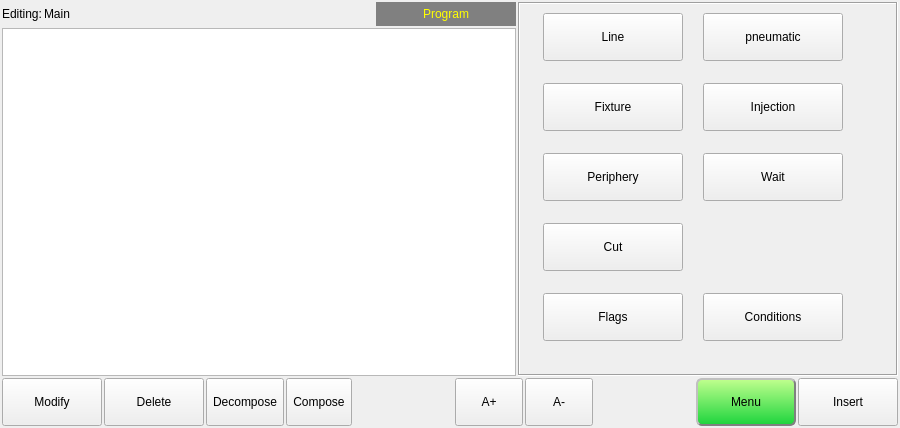
<?xml version="1.0" encoding="UTF-8"?>
<ui version="4.0">
 <class>ICHCInstructionPageFrame</class>
 <widget class="QFrame" name="ICHCInstructionPageFrame">
  <property name="geometry">
   <rect>
    <x>0</x>
    <y>0</y>
    <width>900</width>
    <height>428</height>
   </rect>
  </property>
  <property name="windowTitle">
   <string>Frame</string>
  </property>
  <property name="frameShape">
   <enum>QFrame::NoFrame</enum>
  </property>
  <property name="frameShadow">
   <enum>QFrame::Plain</enum>
  </property>
  <layout class="QVBoxLayout" name="verticalLayout_2">
   <property name="spacing">
    <number>2</number>
   </property>
   <property name="margin">
    <number>2</number>
   </property>
   <item>
    <layout class="QHBoxLayout" name="horizontalLayout_3">
     <item>
      <layout class="QVBoxLayout" name="verticalLayout">
       <property name="spacing">
        <number>2</number>
       </property>
       <item>
        <layout class="QHBoxLayout" name="horizontalLayout_2">
         <item>
          <widget class="QLabel" name="programLabel_2">
           <property name="text">
            <string>Editing:</string>
           </property>
          </widget>
         </item>
         <item>
          <widget class="QLabel" name="programLabel">
           <property name="text">
            <string>Main</string>
           </property>
          </widget>
         </item>
         <item>
          <spacer name="horizontalSpacer_2">
           <property name="orientation">
            <enum>Qt::Horizontal</enum>
           </property>
           <property name="sizeHint" stdset="0">
            <size>
             <width>40</width>
             <height>20</height>
            </size>
           </property>
          </spacer>
         </item>
         <item>
          <widget class="QPushButton" name="programButton">
           <property name="sizePolicy">
            <sizepolicy hsizetype="Preferred" vsizetype="Preferred">
             <horstretch>0</horstretch>
             <verstretch>0</verstretch>
            </sizepolicy>
           </property>
           <property name="minimumSize">
            <size>
             <width>140</width>
             <height>24</height>
            </size>
           </property>
           <property name="maximumSize">
            <size>
             <width>140</width>
             <height>24</height>
            </size>
           </property>
           <property name="styleSheet">
            <string notr="true">background-color: gray;
color:rgb(255, 255, 0);
border-color: none;
border-style: outset;
border-width: 0px;
border-radius: 0px;</string>
           </property>
           <property name="text">
            <string>Program</string>
           </property>
           <property name="icon">
            <iconset resource="../resource.qrc">
             <normaloff>:/resource/editor.png</normaloff>:/resource/editor.png</iconset>
           </property>
           <property name="iconSize">
            <size>
             <width>32</width>
             <height>32</height>
            </size>
           </property>
           <property name="flat">
            <bool>true</bool>
           </property>
          </widget>
         </item>
        </layout>
       </item>
       <item>
        <widget class="QListWidget" name="moldContentListWidget">
         <property name="minimumSize">
          <size>
           <width>300</width>
           <height>0</height>
          </size>
         </property>
         <property name="horizontalScrollBarPolicy">
          <enum>Qt::ScrollBarAlwaysOff</enum>
         </property>
         <property name="editTriggers">
          <set>QAbstractItemView::NoEditTriggers</set>
         </property>
         <property name="showDropIndicator" stdset="0">
          <bool>false</bool>
         </property>
         <property name="alternatingRowColors">
          <bool>true</bool>
         </property>
         <property name="selectionMode">
          <enum>QAbstractItemView::SingleSelection</enum>
         </property>
         <property name="selectionBehavior">
          <enum>QAbstractItemView::SelectRows</enum>
         </property>
         <property name="spacing">
          <number>1</number>
         </property>
         <property name="selectionRectVisible">
          <bool>false</bool>
         </property>
        </widget>
       </item>
      </layout>
     </item>
     <item>
      <widget class="QStackedWidget" name="settingStackedWidget">
       <property name="sizePolicy">
        <sizepolicy hsizetype="Preferred" vsizetype="Expanding">
         <horstretch>0</horstretch>
         <verstretch>0</verstretch>
        </sizepolicy>
       </property>
       <property name="minimumSize">
        <size>
         <width>300</width>
         <height>0</height>
        </size>
       </property>
       <property name="maximumSize">
        <size>
         <width>380</width>
         <height>16777215</height>
        </size>
       </property>
       <property name="frameShape">
        <enum>QFrame::Box</enum>
       </property>
       <property name="frameShadow">
        <enum>QFrame::Sunken</enum>
       </property>
       <widget class="QWidget" name="actionSelectPage">
        <layout class="QFormLayout" name="formLayout">
         <property name="fieldGrowthPolicy">
          <enum>QFormLayout::AllNonFixedFieldsGrow</enum>
         </property>
         <property name="horizontalSpacing">
          <number>20</number>
         </property>
         <property name="verticalSpacing">
          <number>22</number>
         </property>
         <property name="leftMargin">
          <number>23</number>
         </property>
         <item row="1" column="0">
          <widget class="QToolButton" name="lineButton">
           <property name="sizePolicy">
            <sizepolicy hsizetype="Preferred" vsizetype="Preferred">
             <horstretch>0</horstretch>
             <verstretch>0</verstretch>
            </sizepolicy>
           </property>
           <property name="minimumSize">
            <size>
             <width>140</width>
             <height>48</height>
            </size>
           </property>
           <property name="maximumSize">
            <size>
             <width>140</width>
             <height>48</height>
            </size>
           </property>
           <property name="text">
            <string>Line</string>
           </property>
           <property name="icon">
            <iconset resource="../resource.qrc">
             <normaloff>:/resource/Linear(32).png</normaloff>:/resource/Linear(32).png</iconset>
           </property>
           <property name="iconSize">
            <size>
             <width>32</width>
             <height>32</height>
            </size>
           </property>
           <property name="toolButtonStyle">
            <enum>Qt::ToolButtonTextBesideIcon</enum>
           </property>
          </widget>
         </item>
         <item row="1" column="1">
          <widget class="QToolButton" name="pneumaticButton">
           <property name="sizePolicy">
            <sizepolicy hsizetype="Preferred" vsizetype="Preferred">
             <horstretch>0</horstretch>
             <verstretch>0</verstretch>
            </sizepolicy>
           </property>
           <property name="minimumSize">
            <size>
             <width>140</width>
             <height>48</height>
            </size>
           </property>
           <property name="maximumSize">
            <size>
             <width>140</width>
             <height>48</height>
            </size>
           </property>
           <property name="text">
            <string>pneumatic</string>
           </property>
           <property name="icon">
            <iconset resource="../resource.qrc">
             <normaloff>:/resource/CommonIO(32).png</normaloff>:/resource/CommonIO(32).png</iconset>
           </property>
           <property name="iconSize">
            <size>
             <width>32</width>
             <height>32</height>
            </size>
           </property>
           <property name="toolButtonStyle">
            <enum>Qt::ToolButtonTextBesideIcon</enum>
           </property>
          </widget>
         </item>
         <item row="2" column="0">
          <widget class="QToolButton" name="fixtureButton">
           <property name="sizePolicy">
            <sizepolicy hsizetype="Preferred" vsizetype="Preferred">
             <horstretch>0</horstretch>
             <verstretch>0</verstretch>
            </sizepolicy>
           </property>
           <property name="minimumSize">
            <size>
             <width>140</width>
             <height>48</height>
            </size>
           </property>
           <property name="maximumSize">
            <size>
             <width>140</width>
             <height>48</height>
            </size>
           </property>
           <property name="text">
            <string>Fixture</string>
           </property>
           <property name="icon">
            <iconset resource="../resource.qrc">
             <normaloff>:/resource/fixture(32).png</normaloff>:/resource/fixture(32).png</iconset>
           </property>
           <property name="iconSize">
            <size>
             <width>32</width>
             <height>32</height>
            </size>
           </property>
           <property name="toolButtonStyle">
            <enum>Qt::ToolButtonTextBesideIcon</enum>
           </property>
          </widget>
         </item>
         <item row="2" column="1">
          <widget class="QToolButton" name="injectionButton">
           <property name="sizePolicy">
            <sizepolicy hsizetype="Preferred" vsizetype="Preferred">
             <horstretch>0</horstretch>
             <verstretch>0</verstretch>
            </sizepolicy>
           </property>
           <property name="minimumSize">
            <size>
             <width>140</width>
             <height>48</height>
            </size>
           </property>
           <property name="maximumSize">
            <size>
             <width>140</width>
             <height>48</height>
            </size>
           </property>
           <property name="text">
            <string>Injection</string>
           </property>
           <property name="icon">
            <iconset resource="../resource.qrc">
             <normaloff>:/resource/forming-machine(32).png</normaloff>:/resource/forming-machine(32).png</iconset>
           </property>
           <property name="iconSize">
            <size>
             <width>32</width>
             <height>32</height>
            </size>
           </property>
           <property name="toolButtonStyle">
            <enum>Qt::ToolButtonTextBesideIcon</enum>
           </property>
          </widget>
         </item>
         <item row="3" column="0">
          <widget class="QToolButton" name="peripheryButton">
           <property name="sizePolicy">
            <sizepolicy hsizetype="Preferred" vsizetype="Preferred">
             <horstretch>0</horstretch>
             <verstretch>0</verstretch>
            </sizepolicy>
           </property>
           <property name="minimumSize">
            <size>
             <width>140</width>
             <height>48</height>
            </size>
           </property>
           <property name="maximumSize">
            <size>
             <width>140</width>
             <height>48</height>
            </size>
           </property>
           <property name="text">
            <string>Periphery</string>
           </property>
           <property name="icon">
            <iconset resource="../resource.qrc">
             <normaloff>:/resource/Conveyor_Belt(32).png</normaloff>:/resource/Conveyor_Belt(32).png</iconset>
           </property>
           <property name="iconSize">
            <size>
             <width>32</width>
             <height>32</height>
            </size>
           </property>
           <property name="toolButtonStyle">
            <enum>Qt::ToolButtonTextBesideIcon</enum>
           </property>
          </widget>
         </item>
         <item row="3" column="1">
          <widget class="QToolButton" name="waitToolButton">
           <property name="sizePolicy">
            <sizepolicy hsizetype="Preferred" vsizetype="Preferred">
             <horstretch>0</horstretch>
             <verstretch>0</verstretch>
            </sizepolicy>
           </property>
           <property name="minimumSize">
            <size>
             <width>140</width>
             <height>48</height>
            </size>
           </property>
           <property name="maximumSize">
            <size>
             <width>140</width>
             <height>48</height>
            </size>
           </property>
           <property name="text">
            <string>Wait</string>
           </property>
           <property name="icon">
            <iconset resource="../resource.qrc">
             <normaloff>:/resource/wait(32).png</normaloff>:/resource/wait(32).png</iconset>
           </property>
           <property name="iconSize">
            <size>
             <width>32</width>
             <height>32</height>
            </size>
           </property>
           <property name="toolButtonStyle">
            <enum>Qt::ToolButtonTextBesideIcon</enum>
           </property>
          </widget>
         </item>
         <item row="4" column="0">
          <widget class="QToolButton" name="cutButton">
           <property name="sizePolicy">
            <sizepolicy hsizetype="Preferred" vsizetype="Preferred">
             <horstretch>0</horstretch>
             <verstretch>0</verstretch>
            </sizepolicy>
           </property>
           <property name="minimumSize">
            <size>
             <width>140</width>
             <height>48</height>
            </size>
           </property>
           <property name="maximumSize">
            <size>
             <width>140</width>
             <height>48</height>
            </size>
           </property>
           <property name="text">
            <string>Cut</string>
           </property>
           <property name="icon">
            <iconset resource="../resource.qrc">
             <normaloff>:/resource/Conveyor_Belt(32).png</normaloff>:/resource/Conveyor_Belt(32).png</iconset>
           </property>
           <property name="iconSize">
            <size>
             <width>32</width>
             <height>32</height>
            </size>
           </property>
           <property name="toolButtonStyle">
            <enum>Qt::ToolButtonTextBesideIcon</enum>
           </property>
          </widget>
         </item>
         <item row="5" column="0">
          <widget class="QToolButton" name="flagsButton">
           <property name="sizePolicy">
            <sizepolicy hsizetype="Preferred" vsizetype="Preferred">
             <horstretch>0</horstretch>
             <verstretch>0</verstretch>
            </sizepolicy>
           </property>
           <property name="minimumSize">
            <size>
             <width>140</width>
             <height>48</height>
            </size>
           </property>
           <property name="maximumSize">
            <size>
             <width>140</width>
             <height>48</height>
            </size>
           </property>
           <property name="text">
            <string>Flags</string>
           </property>
           <property name="icon">
            <iconset resource="../resource.qrc">
             <normaloff>:/resource/macro(32).png</normaloff>:/resource/macro(32).png</iconset>
           </property>
           <property name="iconSize">
            <size>
             <width>32</width>
             <height>32</height>
            </size>
           </property>
           <property name="toolButtonStyle">
            <enum>Qt::ToolButtonTextBesideIcon</enum>
           </property>
          </widget>
         </item>
         <item row="5" column="1">
          <widget class="QToolButton" name="conditionsToolButton">
           <property name="sizePolicy">
            <sizepolicy hsizetype="Preferred" vsizetype="Preferred">
             <horstretch>0</horstretch>
             <verstretch>0</verstretch>
            </sizepolicy>
           </property>
           <property name="minimumSize">
            <size>
             <width>140</width>
             <height>48</height>
            </size>
           </property>
           <property name="maximumSize">
            <size>
             <width>140</width>
             <height>48</height>
            </size>
           </property>
           <property name="text">
            <string>Conditions</string>
           </property>
           <property name="icon">
            <iconset resource="../resource.qrc">
             <normaloff>:/resource/jump(32).png</normaloff>:/resource/jump(32).png</iconset>
           </property>
           <property name="iconSize">
            <size>
             <width>32</width>
             <height>32</height>
            </size>
           </property>
           <property name="toolButtonStyle">
            <enum>Qt::ToolButtonTextBesideIcon</enum>
           </property>
          </widget>
         </item>
        </layout>
       </widget>
      </widget>
     </item>
    </layout>
   </item>
   <item>
    <layout class="QHBoxLayout" name="horizontalLayout">
     <item>
      <widget class="QToolButton" name="modifyToolButton">
       <property name="sizePolicy">
        <sizepolicy hsizetype="Preferred" vsizetype="Preferred">
         <horstretch>0</horstretch>
         <verstretch>0</verstretch>
        </sizepolicy>
       </property>
       <property name="minimumSize">
        <size>
         <width>100</width>
         <height>48</height>
        </size>
       </property>
       <property name="maximumSize">
        <size>
         <width>100</width>
         <height>48</height>
        </size>
       </property>
       <property name="text">
        <string>Modify</string>
       </property>
       <property name="icon">
        <iconset resource="../resource.qrc">
         <normaloff>:/resource/modify.png</normaloff>:/resource/modify.png</iconset>
       </property>
       <property name="iconSize">
        <size>
         <width>32</width>
         <height>32</height>
        </size>
       </property>
       <property name="toolButtonStyle">
        <enum>Qt::ToolButtonTextBesideIcon</enum>
       </property>
      </widget>
     </item>
     <item>
      <widget class="QToolButton" name="deleteToolButton">
       <property name="sizePolicy">
        <sizepolicy hsizetype="Preferred" vsizetype="Preferred">
         <horstretch>0</horstretch>
         <verstretch>0</verstretch>
        </sizepolicy>
       </property>
       <property name="minimumSize">
        <size>
         <width>100</width>
         <height>48</height>
        </size>
       </property>
       <property name="maximumSize">
        <size>
         <width>100</width>
         <height>48</height>
        </size>
       </property>
       <property name="text">
        <string>Delete</string>
       </property>
       <property name="icon">
        <iconset resource="../resource.qrc">
         <normaloff>:/resource/Delete-icon(32).png</normaloff>:/resource/Delete-icon(32).png</iconset>
       </property>
       <property name="iconSize">
        <size>
         <width>32</width>
         <height>32</height>
        </size>
       </property>
       <property name="toolButtonStyle">
        <enum>Qt::ToolButtonTextBesideIcon</enum>
       </property>
      </widget>
     </item>
     <item>
      <widget class="QToolButton" name="downButton">
       <property name="sizePolicy">
        <sizepolicy hsizetype="Preferred" vsizetype="Preferred">
         <horstretch>0</horstretch>
         <verstretch>0</verstretch>
        </sizepolicy>
       </property>
       <property name="minimumSize">
        <size>
         <width>0</width>
         <height>48</height>
        </size>
       </property>
       <property name="maximumSize">
        <size>
         <width>16777215</width>
         <height>48</height>
        </size>
       </property>
       <property name="text">
        <string>Decompose</string>
       </property>
       <property name="icon">
        <iconset resource="../resource.qrc">
         <normaloff>:/resource/mergeDown.png</normaloff>:/resource/mergeDown.png</iconset>
       </property>
       <property name="iconSize">
        <size>
         <width>32</width>
         <height>32</height>
        </size>
       </property>
       <property name="toolButtonStyle">
        <enum>Qt::ToolButtonTextBesideIcon</enum>
       </property>
       <property name="arrowType">
        <enum>Qt::NoArrow</enum>
       </property>
      </widget>
     </item>
     <item>
      <widget class="QToolButton" name="upButton">
       <property name="sizePolicy">
        <sizepolicy hsizetype="Preferred" vsizetype="Preferred">
         <horstretch>0</horstretch>
         <verstretch>0</verstretch>
        </sizepolicy>
       </property>
       <property name="minimumSize">
        <size>
         <width>0</width>
         <height>48</height>
        </size>
       </property>
       <property name="maximumSize">
        <size>
         <width>16777215</width>
         <height>48</height>
        </size>
       </property>
       <property name="text">
        <string>Compose</string>
       </property>
       <property name="icon">
        <iconset resource="../resource.qrc">
         <normaloff>:/resource/mergeUp.png</normaloff>:/resource/mergeUp.png</iconset>
       </property>
       <property name="iconSize">
        <size>
         <width>32</width>
         <height>32</height>
        </size>
       </property>
       <property name="toolButtonStyle">
        <enum>Qt::ToolButtonTextBesideIcon</enum>
       </property>
       <property name="arrowType">
        <enum>Qt::NoArrow</enum>
       </property>
      </widget>
     </item>
     <item>
      <spacer name="horizontalSpacer">
       <property name="orientation">
        <enum>Qt::Horizontal</enum>
       </property>
       <property name="sizeHint" stdset="0">
        <size>
         <width>40</width>
         <height>20</height>
        </size>
       </property>
      </spacer>
     </item>
     <item>
      <widget class="QToolButton" name="aPlusBtn">
       <property name="sizePolicy">
        <sizepolicy hsizetype="Preferred" vsizetype="Preferred">
         <horstretch>0</horstretch>
         <verstretch>0</verstretch>
        </sizepolicy>
       </property>
       <property name="minimumSize">
        <size>
         <width>68</width>
         <height>48</height>
        </size>
       </property>
       <property name="maximumSize">
        <size>
         <width>16777215</width>
         <height>48</height>
        </size>
       </property>
       <property name="text">
        <string>A+</string>
       </property>
       <property name="iconSize">
        <size>
         <width>32</width>
         <height>32</height>
        </size>
       </property>
       <property name="toolButtonStyle">
        <enum>Qt::ToolButtonTextBesideIcon</enum>
       </property>
       <property name="arrowType">
        <enum>Qt::NoArrow</enum>
       </property>
      </widget>
     </item>
     <item>
      <widget class="QToolButton" name="aMinusBtn">
       <property name="sizePolicy">
        <sizepolicy hsizetype="Preferred" vsizetype="Preferred">
         <horstretch>0</horstretch>
         <verstretch>0</verstretch>
        </sizepolicy>
       </property>
       <property name="minimumSize">
        <size>
         <width>68</width>
         <height>48</height>
        </size>
       </property>
       <property name="maximumSize">
        <size>
         <width>16777215</width>
         <height>48</height>
        </size>
       </property>
       <property name="text">
        <string>A-</string>
       </property>
       <property name="iconSize">
        <size>
         <width>32</width>
         <height>32</height>
        </size>
       </property>
       <property name="toolButtonStyle">
        <enum>Qt::ToolButtonTextBesideIcon</enum>
       </property>
       <property name="arrowType">
        <enum>Qt::NoArrow</enum>
       </property>
      </widget>
     </item>
     <item>
      <spacer name="horizontalSpacer_5">
       <property name="orientation">
        <enum>Qt::Horizontal</enum>
       </property>
       <property name="sizeHint" stdset="0">
        <size>
         <width>40</width>
         <height>20</height>
        </size>
       </property>
      </spacer>
     </item>
     <item>
      <widget class="QToolButton" name="commandButton">
       <property name="sizePolicy">
        <sizepolicy hsizetype="Preferred" vsizetype="Preferred">
         <horstretch>0</horstretch>
         <verstretch>0</verstretch>
        </sizepolicy>
       </property>
       <property name="minimumSize">
        <size>
         <width>100</width>
         <height>48</height>
        </size>
       </property>
       <property name="maximumSize">
        <size>
         <width>16777215</width>
         <height>48</height>
        </size>
       </property>
       <property name="styleSheet">
        <string notr="true">#commandButton{
     border-style: outset;
     border-width: 2px;
     border-radius: 6px;
     border-color: gray;
	background-color: qlineargradient(spread:pad, x1:1, y1:1, x2:1, y2:0, stop:0 rgba(29, 212, 61, 255), stop:1 rgba(193, 255, 142, 255));
}
#commandButton:pressed{
     border-style: inset;
	background-color: qlineargradient(spread:pad, x1:1, y1:0, x2:1, y2:1, stop:0 rgba(29, 212, 61, 255), stop:1 rgba(193, 255, 142, 255));
	color:black;
}</string>
       </property>
       <property name="text">
        <string>Menu</string>
       </property>
      </widget>
     </item>
     <item>
      <widget class="QToolButton" name="insertToolButton">
       <property name="sizePolicy">
        <sizepolicy hsizetype="Preferred" vsizetype="Preferred">
         <horstretch>0</horstretch>
         <verstretch>0</verstretch>
        </sizepolicy>
       </property>
       <property name="minimumSize">
        <size>
         <width>100</width>
         <height>48</height>
        </size>
       </property>
       <property name="maximumSize">
        <size>
         <width>100</width>
         <height>48</height>
        </size>
       </property>
       <property name="text">
        <string>Insert</string>
       </property>
       <property name="icon">
        <iconset resource="../resource.qrc">
         <normaloff>:/resource/insert(32).png</normaloff>:/resource/insert(32).png</iconset>
       </property>
       <property name="iconSize">
        <size>
         <width>32</width>
         <height>32</height>
        </size>
       </property>
       <property name="toolButtonStyle">
        <enum>Qt::ToolButtonTextBesideIcon</enum>
       </property>
      </widget>
     </item>
    </layout>
   </item>
  </layout>
 </widget>
 <resources>
  <include location="../resource.qrc"/>
 </resources>
 <connections/>
</ui>
